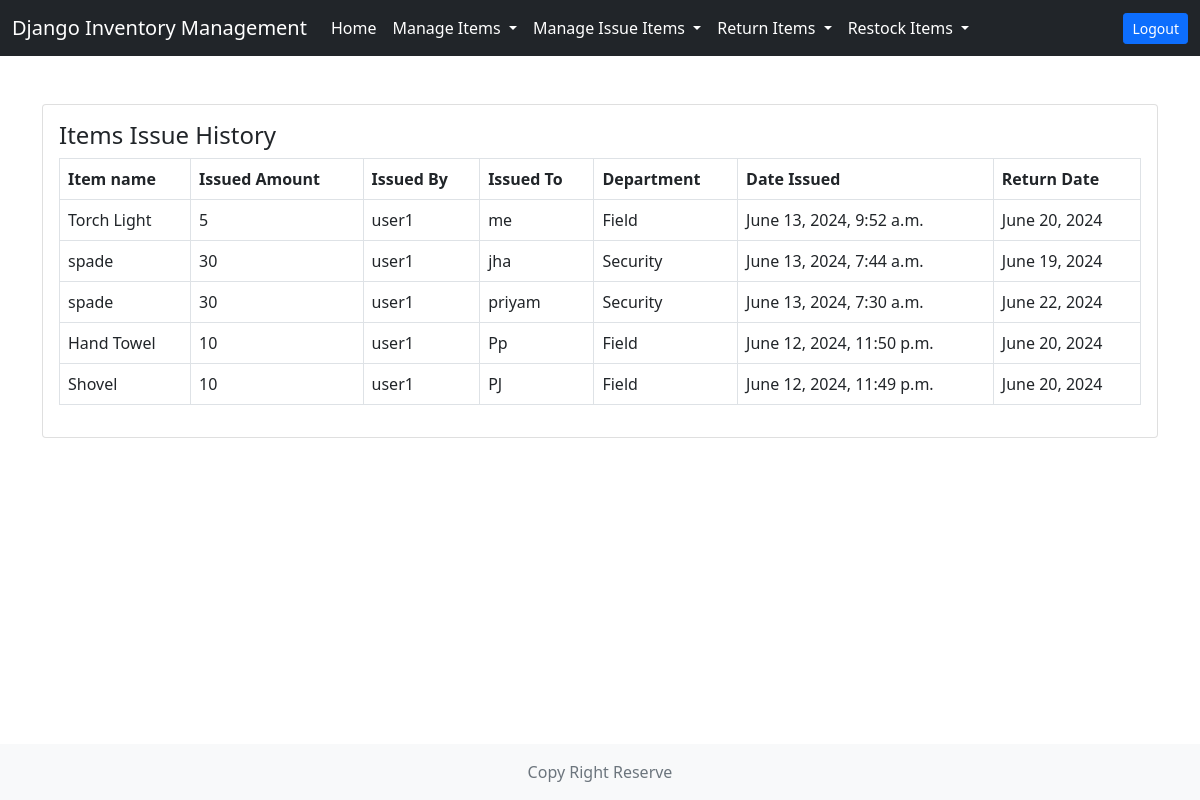
/store/issue-history/, run on the app's committed database.
### store/models.py (models this page shows, shortened)
class IssueItem(models.Model):
    dept_choices = (
        ('Field', 'Field'),
        ('Security', 'Security')
    )
    item = models.ForeignKey(Item, on_delete=models.CASCADE)
    issued_amount = models.PositiveIntegerField()
    issued_by = models.ForeignKey(User, on_delete=models.DO_NOTHING)
    issued_to = models.CharField(max_length=100)
    department = models.CharField(max_length=30, choices=dept_choices)
    issued_date = models.DateTimeField(auto_now_add=True)
    return_date = models.DateField()

class Item(models.Model):
    name = models.CharField(max_length=100)
    amount = models.PositiveIntegerField()
    created_by = models.ForeignKey(User, on_delete=models.DO_NOTHING)
    created_date = models.DateTimeField(auto_now_add=True)
    initial_amount = models.PositiveIntegerField(null=True, blank=True)
    def __str__(self):
        return self.name

### store/views.py (the view)
# urls.py: path('issue-history/', views.issue_history, name='issue-history'),
def issue_history(request):
    items = IssueItem.objects.all().order_by('-issued_date')
    context = {'items':items}
    return render(request, 'store/issue_history.html', context)

### templates/store/issue_history.html
{% extends 'base.html' %}
{% block content %}
<div class="card">
    <div class="card-body">
        <h4>Items Issue History</h4>
        <table class="table table-bordered">
            <thead>
                <tr>
                    <th scope="col">Item name</th>
                    <th scope="col">Issued Amount</th>
                    <th scope="col">Issued By</th>
                    <th scope="col">Issued To</th>
                    <th scope="col">Department</th>
                    <th scope="col">Date Issued</th>
                    <th scope="col">Return Date</th>
                </tr>
            </thead>
            <tbody>
                {% for item in items %}
                <tr>
                    <td>{{item.item}}</td>
                    <td>{{item.issued_amount}}</td>
                    <td>{{item.issued_by}}</td>
                    <td>{{item.issued_to}}</td>
                    <td>{{item.department}}</td>
                    <td>{{item.issued_date}}</td>
                    <td>{{item.return_date}}</td>
                </tr>
                {% endfor %}
            </tbody>
        </table>
    </div>
</div>
{% endblock content %}

### data on the page
IssueItem: item "Torch Light", issued_amount "5", issued_by "user1", issued_to "me", department "Field", issued_date "June 13, 2024, 9:52 a.m.", return_date "June 20, 2024"
IssueItem: item "spade", issued_amount "30", issued_by "user1", issued_to "jha", department "Security", issued_date "June 13, 2024, 7:44 a.m.", return_date "June 19, 2024"
IssueItem: item "spade", issued_amount "30", issued_by "user1", issued_to "priyam", department "Security", issued_date "June 13, 2024, 7:30 a.m.", return_date "June 22, 2024"
IssueItem: item "Hand Towel", issued_amount "10", issued_by "user1", issued_to "Pp", department "Field", issued_date "June 12, 2024, 11:50 p.m.", return_date "June 20, 2024"
IssueItem: item "Shovel", issued_amount "10", issued_by "user1", issued_to "PJ", department "Field", issued_date "June 12, 2024, 11:49 p.m.", return_date "June 20, 2024"
